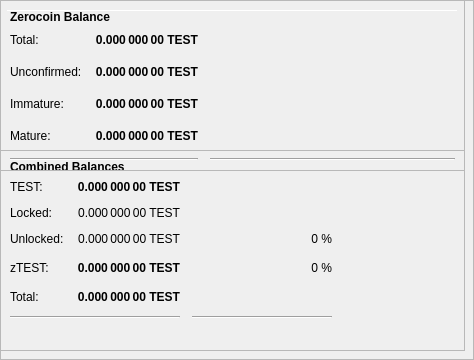
        <widget class="QFrame" name="frameObfuscation">
         <property name="minimumSize">
          <size>
           <width>0</width>
           <height>350</height>
          </size>
         </property>
         <property name="layoutDirection">
          <enum>Qt::LeftToRight</enum>
         </property>
         <property name="frameShape">
          <enum>QFrame::StyledPanel</enum>
         </property>
         <property name="frameShadow">
          <enum>QFrame::Raised</enum>
         </property>
         <widget class="QPushButton" name="runAutoDenom">
          <property name="geometry">
           <rect>
            <x>251</x>
            <y>17</y>
            <width>1</width>
            <height>1</height>
           </rect>
          </property>
          <property name="palette">
           <palette>
            <active>
             <colorrole role="WindowText">
              <brush brushstyle="SolidPattern">
               <color alpha="255">
                <red>0</red>
                <green>0</green>
                <blue>0</blue>
               </color>
              </brush>
             </colorrole>
             <colorrole role="Button">
              <brush brushstyle="SolidPattern">
               <color alpha="255">
                <red>239</red>
                <green>238</green>
                <blue>238</blue>
               </color>
              </brush>
             </colorrole>
             <colorrole role="Light">
              <brush brushstyle="SolidPattern">
               <color alpha="255">
                <red>255</red>
                <green>255</green>
                <blue>255</blue>
               </color>
              </brush>
             </colorrole>
             <colorrole role="Midlight">
              <brush brushstyle="SolidPattern">
               <color alpha="255">
                <red>247</red>
                <green>246</green>
                <blue>246</blue>
               </color>
              </brush>
             </colorrole>
             <colorrole role="Dark">
              <brush brushstyle="SolidPattern">
               <color alpha="255">
                <red>119</red>
                <green>119</green>
                <blue>119</blue>
               </color>
              </brush>
             </colorrole>
             <colorrole role="Mid">
              <brush brushstyle="SolidPattern">
               <color alpha="255">
                <red>159</red>
                <green>159</green>
                <blue>159</blue>
               </color>
              </brush>
             </colorrole>
             <colorrole role="Text">
              <brush brushstyle="SolidPattern">
               <color alpha="255">
                <red>0</red>
                <green>0</green>
                <blue>0</blue>
               </color>
              </brush>
             </colorrole>
             <colorrole role="BrightText">
              <brush brushstyle="SolidPattern">
               <color alpha="255">
                <red>255</red>
                <green>255</green>
                <blue>255</blue>
               </color>
              </brush>
             </colorrole>
             <colorrole role="ButtonText">
              <brush brushstyle="SolidPattern">
               <color alpha="255">
                <red>0</red>
                <green>0</green>
                <blue>0</blue>
               </color>
              </brush>
             </colorrole>
             <colorrole role="Base">
              <brush brushstyle="SolidPattern">
               <color alpha="255">
                <red>255</red>
                <green>255</green>
                <blue>255</blue>
               </color>
              </brush>
             </colorrole>
             <colorrole role="Window">
              <brush brushstyle="SolidPattern">
               <color alpha="255">
                <red>239</red>
                <green>238</green>
                <blue>238</blue>
               </color>
              </brush>
             </colorrole>
             <colorrole role="Shadow">
              <brush brushstyle="SolidPattern">
               <color alpha="255">
                <red>0</red>
                <green>0</green>
                <blue>0</blue>
               </color>
              </brush>
             </colorrole>
             <colorrole role="AlternateBase">
              <brush brushstyle="SolidPattern">
               <color alpha="255">
                <red>247</red>
                <green>246</green>
                <blue>246</blue>
               </color>
              </brush>
             </colorrole>
             <colorrole role="ToolTipBase">
              <brush brushstyle="SolidPattern">
               <color alpha="255">
                <red>255</red>
                <green>255</green>
                <blue>220</blue>
               </color>
              </brush>
             </colorrole>
             <colorrole role="ToolTipText">
              <brush brushstyle="SolidPattern">
               <color alpha="255">
                <red>0</red>
                <green>0</green>
                <blue>0</blue>
               </color>
              </brush>
             </colorrole>
            </active>
            <inactive>
             <colorrole role="WindowText">
              <brush brushstyle="SolidPattern">
               <color alpha="255">
                <red>0</red>
                <green>0</green>
                <blue>0</blue>
               </color>
              </brush>
             </colorrole>
             <colorrole role="Button">
              <brush brushstyle="SolidPattern">
               <color alpha="255">
                <red>239</red>
                <green>238</green>
                <blue>238</blue>
               </color>
              </brush>
             </colorrole>
             <colorrole role="Light">
              <brush brushstyle="SolidPattern">
               <color alpha="255">
                <red>255</red>
                <green>255</green>
                <blue>255</blue>
               </color>
              </brush>
             </colorrole>
             <colorrole role="Midlight">
              <brush brushstyle="SolidPattern">
               <color alpha="255">
                <red>247</red>
                <green>246</green>
                <blue>246</blue>
               </color>
              </brush>
             </colorrole>
             <colorrole role="Dark">
              <brush brushstyle="SolidPattern">
               <color alpha="255">
                <red>119</red>
                <green>119</green>
                <blue>119</blue>
               </color>
              </brush>
             </colorrole>
             <colorrole role="Mid">
              <brush brushstyle="SolidPattern">
               <color alpha="255">
                <red>159</red>
                <green>159</green>
                <blue>159</blue>
               </color>
              </brush>
             </colorrole>
             <colorrole role="Text">
              <brush brushstyle="SolidPattern">
               <color alpha="255">
                <red>0</red>
                <green>0</green>
                <blue>0</blue>
               </color>
              </brush>
             </colorrole>
             <colorrole role="BrightText">
              <brush brushstyle="SolidPattern">
               <color alpha="255">
                <red>255</red>
                <green>255</green>
                <blue>255</blue>
               </color>
              </brush>
             </colorrole>
             <colorrole role="ButtonText">
              <brush brushstyle="SolidPattern">
               <color alpha="255">
                <red>0</red>
                <green>0</green>
                <blue>0</blue>
               </color>
              </brush>
             </colorrole>
             <colorrole role="Base">
              <brush brushstyle="SolidPattern">
               <color alpha="255">
                <red>255</red>
                <green>255</green>
                <blue>255</blue>
               </color>
              </brush>
             </colorrole>
             <colorrole role="Window">
              <brush brushstyle="SolidPattern">
               <color alpha="255">
                <red>239</red>
                <green>238</green>
                <blue>238</blue>
               </color>
              </brush>
             </colorrole>
             <colorrole role="Shadow">
              <brush brushstyle="SolidPattern">
               <color alpha="255">
                <red>0</red>
                <green>0</green>
                <blue>0</blue>
               </color>
              </brush>
             </colorrole>
             <colorrole role="AlternateBase">
              <brush brushstyle="SolidPattern">
               <color alpha="255">
                <red>247</red>
                <green>246</green>
                <blue>246</blue>
               </color>
              </brush>
             </colorrole>
             <colorrole role="ToolTipBase">
              <brush brushstyle="SolidPattern">
               <color alpha="255">
                <red>255</red>
                <green>255</green>
                <blue>220</blue>
               </color>
              </brush>
             </colorrole>
             <colorrole role="ToolTipText">
              <brush brushstyle="SolidPattern">
               <color alpha="255">
                <red>0</red>
                <green>0</green>
                <blue>0</blue>
               </color>
              </brush>
             </colorrole>
            </inactive>
            <disabled>
             <colorrole role="WindowText">
              <brush brushstyle="SolidPattern">
               <color alpha="255">
                <red>119</red>
                <green>119</green>
                <blue>119</blue>
               </color>
              </brush>
             </colorrole>
             <colorrole role="Button">
              <brush brushstyle="SolidPattern">
               <color alpha="255">
                <red>239</red>
                <green>238</green>
                <blue>238</blue>
               </color>
              </brush>
             </colorrole>
             <colorrole role="Light">
              <brush brushstyle="SolidPattern">
               <color alpha="255">
                <red>255</red>
                <green>255</green>
                <blue>255</blue>
               </color>
              </brush>
             </colorrole>
             <colorrole role="Midlight">
              <brush brushstyle="SolidPattern">
               <color alpha="255">
                <red>247</red>
                <green>246</green>
                <blue>246</blue>
               </color>
              </brush>
             </colorrole>
             <colorrole role="Dark">
              <brush brushstyle="SolidPattern">
               <color alpha="255">
                <red>119</red>
                <green>119</green>
                <blue>119</blue>
               </color>
              </brush>
             </colorrole>
             <colorrole role="Mid">
              <brush brushstyle="SolidPattern">
               <color alpha="255">
                <red>159</red>
                <green>159</green>
                <blue>159</blue>
               </color>
              </brush>
             </colorrole>
             <colorrole role="Text">
              <brush brushstyle="SolidPattern">
               <color alpha="255">
                <red>119</red>
                <green>119</green>
                <blue>119</blue>
               </color>
              </brush>
             </colorrole>
             <colorrole role="BrightText">
              <brush brushstyle="SolidPattern">
               <color alpha="255">
                <red>255</red>
                <green>255</green>
                <blue>255</blue>
               </color>
              </brush>
             </colorrole>
             <colorrole role="ButtonText">
              <brush brushstyle="SolidPattern">
               <color alpha="255">
                <red>119</red>
                <green>119</green>
                <blue>119</blue>
               </color>
              </brush>
             </colorrole>
             <colorrole role="Base">
              <brush brushstyle="SolidPattern">
               <color alpha="255">
                <red>239</red>
                <green>238</green>
                <blue>238</blue>
               </color>
              </brush>
             </colorrole>
             <colorrole role="Window">
              <brush brushstyle="SolidPattern">
               <color alpha="255">
                <red>239</red>
                <green>238</green>
                <blue>238</blue>
               </color>
              </brush>
             </colorrole>
             <colorrole role="Shadow">
              <brush brushstyle="SolidPattern">
               <color alpha="255">
                <red>0</red>
                <green>0</green>
                <blue>0</blue>
               </color>
              </brush>
             </colorrole>
             <colorrole role="AlternateBase">
              <brush brushstyle="SolidPattern">
               <color alpha="255">
                <red>239</red>
                <green>238</green>
                <blue>238</blue>
               </color>
              </brush>
             </colorrole>
             <colorrole role="ToolTipBase">
              <brush brushstyle="SolidPattern">
               <color alpha="255">
                <red>255</red>
                <green>255</green>
                <blue>220</blue>
               </color>
              </brush>
             </colorrole>
             <colorrole role="ToolTipText">
              <brush brushstyle="SolidPattern">
               <color alpha="255">
                <red>0</red>
                <green>0</green>
                <blue>0</blue>
               </color>
              </brush>
             </colorrole>
            </disabled>
           </palette>
          </property>
          <property name="focusPolicy">
           <enum>Qt::NoFocus</enum>
          </property>
          <property name="autoFillBackground">
           <bool>true</bool>
          </property>
          <property name="text">
           <string/>
          </property>
          <property name="flat">
           <bool>true</bool>
          </property>
         </widget>
         <widget class="Line" name="line">
          <property name="geometry">
           <rect>
            <x>7</x>
            <y>10</y>
            <width>451</width>
            <height>1</height>
           </rect>
          </property>
          <property name="orientation">
           <enum>Qt::Horizontal</enum>
          </property>
         </widget>
         <widget class="QFrame" name="frame_3">
          <property name="geometry">
           <rect>
            <x>0</x>
            <y>150</y>
            <width>465</width>
            <height>201</height>
           </rect>
          </property>
          <property name="frameShape">
           <enum>QFrame::StyledPanel</enum>
          </property>
          <property name="frameShadow">
           <enum>QFrame::Raised</enum>
          </property>
          <layout class="QVBoxLayout" name="verticalLayout_5">
           <item>
            <layout class="QHBoxLayout" name="horizontalLayout_5" stretch="0">
             <item>
              <widget class="QLabel" name="label_5z">
               <property name="maximumSize">
                <size>
                 <width>16777215</width>
                 <height>20</height>
                </size>
               </property>
               <property name="font">
                <font>
                 <weight>75</weight>
                 <bold>true</bold>
                </font>
               </property>
               <property name="toolTip">
                <string>Combined Balances (including unconfirmed and immature coins)</string>
               </property>
               <property name="text">
                <string>&lt;html&gt;&lt;head/&gt;&lt;body&gt;&lt;p&gt;Combined Balances&lt;/p&gt;&lt;/body&gt;&lt;/html&gt;</string>
               </property>
              </widget>
             </item>
            </layout>
           </item>
           <item>
            <layout class="QGridLayout" name="gridLayout_3">
             <property name="spacing">
              <number>12</number>
             </property>
             <item row="7" column="0" colspan="2">
              <widget class="Line" name="lineSpendableBalance_3">
               <property name="orientation">
                <enum>Qt::Horizontal</enum>
               </property>
              </widget>
             </item>
             <item row="7" column="2">
              <widget class="Line" name="lineWatchBalance_3">
               <property name="sizePolicy">
                <sizepolicy hsizetype="Preferred" vsizetype="Fixed">
                 <horstretch>0</horstretch>
                 <verstretch>0</verstretch>
                </sizepolicy>
               </property>
               <property name="minimumSize">
                <size>
                 <width>140</width>
                 <height>0</height>
                </size>
               </property>
               <property name="orientation">
                <enum>Qt::Horizontal</enum>
               </property>
              </widget>
             </item>
             <item row="4" column="1">
              <widget class="QLabel" name="labelzBalancez">
               <property name="font">
                <font>
                 <weight>75</weight>
                 <bold>true</bold>
                </font>
               </property>
               <property name="cursor">
                <cursorShape>IBeamCursor</cursorShape>
               </property>
               <property name="toolTip">
                <string>Total of transactions that have yet to be confirmed, and do not yet count toward the spendable balance</string>
               </property>
               <property name="text">
                <string notr="true">0.000 000 00 TEST</string>
               </property>
               <property name="alignment">
                <set>Qt::AlignRight|Qt::AlignTrailing|Qt::AlignVCenter</set>
               </property>
               <property name="textInteractionFlags">
                <set>Qt::LinksAccessibleByMouse|Qt::TextSelectableByKeyboard|Qt::TextSelectableByMouse</set>
               </property>
              </widget>
             </item>
             <item row="6" column="1">
              <widget class="QLabel" name="labelTotalz">
               <property name="font">
                <font>
                 <weight>75</weight>
                 <bold>true</bold>
                </font>
               </property>
               <property name="cursor">
                <cursorShape>IBeamCursor</cursorShape>
               </property>
               <property name="toolTip">
                <string>Total Balance, including unconfirmed and immature coins.</string>
               </property>
               <property name="text">
                <string notr="true">0.000 000 00 TEST</string>
               </property>
               <property name="alignment">
                <set>Qt::AlignRight|Qt::AlignTrailing|Qt::AlignVCenter</set>
               </property>
               <property name="textInteractionFlags">
                <set>Qt::LinksAccessibleByMouse|Qt::TextSelectableByKeyboard|Qt::TextSelectableByMouse</set>
               </property>
              </widget>
             </item>
             <item row="4" column="3">
              <spacer name="horizontalSpacer_6">
               <property name="orientation">
                <enum>Qt::Horizontal</enum>
               </property>
               <property name="sizeHint" stdset="0">
                <size>
                 <width>40</width>
                 <height>20</height>
                </size>
               </property>
              </spacer>
             </item>
             <item row="6" column="0">
              <widget class="QLabel" name="labelTotalTextz">
               <property name="text">
                <string>Total:</string>
               </property>
              </widget>
             </item>
             <item row="1" column="0">
              <widget class="QLabel" name="labelBalanceTextz">
               <property name="text">
                <string>TEST:</string>
               </property>
              </widget>
             </item>
             <item row="1" column="1">
              <widget class="QLabel" name="labelBalancez">
               <property name="font">
                <font>
                 <weight>75</weight>
                 <bold>true</bold>
                </font>
               </property>
               <property name="cursor">
                <cursorShape>IBeamCursor</cursorShape>
               </property>
               <property name="toolTip">
                <string>Your current spendable balance</string>
               </property>
               <property name="text">
                <string notr="true">0.000 000 00 TEST</string>
               </property>
               <property name="alignment">
                <set>Qt::AlignRight|Qt::AlignTrailing|Qt::AlignVCenter</set>
               </property>
               <property name="textInteractionFlags">
                <set>Qt::LinksAccessibleByMouse|Qt::TextSelectableByKeyboard|Qt::TextSelectableByMouse</set>
               </property>
              </widget>
             </item>
             <item row="4" column="0">
              <widget class="QLabel" name="labelzBalanceTextz">
               <property name="toolTip">
                <string/>
               </property>
               <property name="text">
                <string>zTEST:</string>
               </property>
              </widget>
             </item>
             <item row="4" column="2">
              <widget class="QLabel" name="labelzTESTPercent">
               <property name="toolTip">
                <string>Current percentage of zTEST.
If AutoMint is enabled this percentage will settle around the configured AutoMint percentage (default = 10%)</string>
               </property>
               <property name="text">
                <string>0 %</string>
               </property>
               <property name="alignment">
                <set>Qt::AlignRight|Qt::AlignTrailing|Qt::AlignVCenter</set>
               </property>
              </widget>
             </item>
             <item row="6" column="2">
              <widget class="QLabel" name="label100Percent">
               <property name="text">
                <string/>
               </property>
               <property name="alignment">
                <set>Qt::AlignRight|Qt::AlignTrailing|Qt::AlignVCenter</set>
               </property>
              </widget>
             </item>
             <item row="2" column="1">
              <widget class="QLabel" name="labelLockedBalance">
               <property name="toolTip">
                <string>Locked TEST or Masternode collaterals. These are excluded from zTEST minting.</string>
               </property>
               <property name="text">
                <string>0.000 000 00 TEST</string>
               </property>
               <property name="alignment">
                <set>Qt::AlignRight|Qt::AlignTrailing|Qt::AlignVCenter</set>
               </property>
              </widget>
             </item>
             <item row="2" column="0">
              <widget class="QLabel" name="labelLockedBalanceText">
               <property name="toolTip">
                <string>Locked TEST or Masternode collaterals. These are excluded from zTEST minting.</string>
               </property>
               <property name="text">
                <string>Locked:</string>
               </property>
              </widget>
             </item>
             <item row="3" column="0">
              <widget class="QLabel" name="labelUnLockedBalanceText">
               <property name="toolTip">
                <string>Unlocked TESTs. These can be used for zTEST minting.</string>
               </property>
               <property name="text">
                <string>Unlocked:</string>
               </property>
              </widget>
             </item>
             <item row="3" column="1">
              <widget class="QLabel" name="labelUnLockedBalance">
               <property name="toolTip">
                <string>Unlocked TESTs. These can be used for zTEST minting.</string>
               </property>
               <property name="text">
                <string>0.000 000 00 TEST</string>
               </property>
               <property name="alignment">
                <set>Qt::AlignRight|Qt::AlignTrailing|Qt::AlignVCenter</set>
               </property>
              </widget>
             </item>
             <item row="3" column="2">
              <widget class="QLabel" name="labelTESTPercent">
               <property name="text">
                <string>0 %</string>
               </property>
               <property name="alignment">
                <set>Qt::AlignRight|Qt::AlignTrailing|Qt::AlignVCenter</set>
               </property>
              </widget>
             </item>
            </layout>
           </item>
           <item>
            <spacer name="verticalSpacer">
             <property name="orientation">
              <enum>Qt::Vertical</enum>
             </property>
             <property name="sizeHint" stdset="0">
              <size>
               <width>20</width>
               <height>40</height>
              </size>
             </property>
            </spacer>
           </item>
          </layout>
         </widget>
         <widget class="QFrame" name="frame_4">
          <property name="geometry">
           <rect>
            <x>0</x>
            <y>0</y>
            <width>465</width>
            <height>171</height>
           </rect>
          </property>
          <property name="frameShape">
           <enum>QFrame::StyledPanel</enum>
          </property>
          <property name="frameShadow">
           <enum>QFrame::Raised</enum>
          </property>
          <layout class="QVBoxLayout" name="verticalLayout_7">
           <item>
            <layout class="QHBoxLayout" name="horizontalLayout_8" stretch="0">
             <item>
              <widget class="QLabel" name="label_5z_3">
               <property name="maximumSize">
                <size>
                 <width>16777215</width>
                 <height>20</height>
                </size>
               </property>
               <property name="font">
                <font>
                 <weight>75</weight>
                 <bold>true</bold>
                </font>
               </property>
               <property name="text">
                <string>Zerocoin Balance</string>
               </property>
              </widget>
             </item>
            </layout>
           </item>
           <item>
            <layout class="QGridLayout" name="gridLayout_5">
             <property name="spacing">
              <number>12</number>
             </property>
             <item row="4" column="0">
              <widget class="QLabel" name="labelzBalanceMatureText">
               <property name="toolTip">
                <string>Mature: more than 20 confirmation and more than 3 mints of the same denomination after it was minted.
These zTEST are spendable.</string>
               </property>
               <property name="text">
                <string>Mature:</string>
               </property>
              </widget>
             </item>
             <item row="5" column="0" colspan="2">
              <widget class="Line" name="lineSpendableBalance_5">
               <property name="orientation">
                <enum>Qt::Horizontal</enum>
               </property>
              </widget>
             </item>
             <item row="1" column="1">
              <widget class="QLabel" name="labelzBalance">
               <property name="font">
                <font>
                 <weight>75</weight>
                 <bold>true</bold>
                </font>
               </property>
               <property name="cursor">
                <cursorShape>IBeamCursor</cursorShape>
               </property>
               <property name="toolTip">
                <string>All available zTEST, unconfirmed and immature zTEST included.</string>
               </property>
               <property name="text">
                <string notr="true">0.000 000 00 TEST</string>
               </property>
               <property name="alignment">
                <set>Qt::AlignRight|Qt::AlignTrailing|Qt::AlignVCenter</set>
               </property>
               <property name="textInteractionFlags">
                <set>Qt::LinksAccessibleByMouse|Qt::TextSelectableByKeyboard|Qt::TextSelectableByMouse</set>
               </property>
              </widget>
             </item>
             <item row="5" column="2">
              <widget class="Line" name="lineWatchBalance_5">
               <property name="sizePolicy">
                <sizepolicy hsizetype="Preferred" vsizetype="Fixed">
                 <horstretch>0</horstretch>
                 <verstretch>0</verstretch>
                </sizepolicy>
               </property>
               <property name="minimumSize">
                <size>
                 <width>140</width>
                 <height>0</height>
                </size>
               </property>
               <property name="orientation">
                <enum>Qt::Horizontal</enum>
               </property>
              </widget>
             </item>
             <item row="1" column="0">
              <widget class="QLabel" name="labelzBalanceText">
               <property name="toolTip">
                <string>All available zTEST, unconfirmed and immature zTEST included.</string>
               </property>
               <property name="text">
                <string>Total:</string>
               </property>
              </widget>
             </item>
             <item row="1" column="2">
              <spacer name="horizontalSpacer_8">
               <property name="orientation">
                <enum>Qt::Horizontal</enum>
               </property>
               <property name="sizeHint" stdset="0">
                <size>
                 <width>40</width>
                 <height>20</height>
                </size>
               </property>
              </spacer>
             </item>
             <item row="4" column="2">
              <spacer name="horizontalSpacer_4">
               <property name="orientation">
                <enum>Qt::Horizontal</enum>
               </property>
               <property name="sizeHint" stdset="0">
                <size>
                 <width>40</width>
                 <height>20</height>
                </size>
               </property>
              </spacer>
             </item>
             <item row="4" column="1">
              <widget class="QLabel" name="labelzBalanceMature">
               <property name="font">
                <font>
                 <weight>75</weight>
                 <bold>true</bold>
                </font>
               </property>
               <property name="toolTip">
                <string>Mature: more than 20 confirmation and more than 3 mints of the same denomination after it was minted.
These zTEST are spendable.</string>
               </property>
               <property name="text">
                <string>0.000 000 00 TEST</string>
               </property>
               <property name="alignment">
                <set>Qt::AlignRight|Qt::AlignTrailing|Qt::AlignVCenter</set>
               </property>
              </widget>
             </item>
             <item row="2" column="0">
              <widget class="QLabel" name="labelzBalanceUnconfirmedText">
               <property name="toolTip">
                <string>Unconfirmed: less than 20 confirmations
Immature: confirmed, but less than 3 mints of the same denomination after it was minted</string>
               </property>
               <property name="text">
                <string>Unconfirmed:</string>
               </property>
              </widget>
             </item>
             <item row="2" column="1">
              <widget class="QLabel" name="labelzBalanceUnconfirmed">
               <property name="font">
                <font>
                 <weight>75</weight>
                 <bold>true</bold>
                </font>
               </property>
               <property name="toolTip">
                <string>Unconfirmed: less than 20 confirmations
Immature: confirmed, but less than 3 mints of the same denomination after it was minted</string>
               </property>
               <property name="text">
                <string>0.000 000 00 TEST</string>
               </property>
               <property name="alignment">
                <set>Qt::AlignRight|Qt::AlignTrailing|Qt::AlignVCenter</set>
               </property>
              </widget>
             </item>
             <item row="2" column="2">
              <spacer name="horizontalSpacer_5">
               <property name="orientation">
                <enum>Qt::Horizontal</enum>
               </property>
               <property name="sizeHint" stdset="0">
                <size>
                 <width>40</width>
                 <height>20</height>
                </size>
               </property>
              </spacer>
             </item>
             <item row="3" column="0">
              <widget class="QLabel" name="labelzBalanceImmatureText">
               <property name="toolTip">
                <string>Unconfirmed: less than 20 confirmations
Immature: confirmed, but less than 3 mints of the same denomination after it was minted</string>
               </property>
               <property name="text">
                <string>Immature:</string>
               </property>
              </widget>
             </item>
             <item row="3" column="1">
              <widget class="QLabel" name="labelzBalanceImmature">
               <property name="font">
                <font>
                 <weight>75</weight>
                 <bold>true</bold>
                </font>
               </property>
               <property name="toolTip">
                <string>Unconfirmed: less than 20 confirmations
Immature: confirmed, but less than 3 mints of the same denomination after it was minted</string>
               </property>
               <property name="text">
                <string>0.000 000 00 TEST</string>
               </property>
               <property name="alignment">
                <set>Qt::AlignRight|Qt::AlignTrailing|Qt::AlignVCenter</set>
               </property>
              </widget>
             </item>
             <item row="3" column="2">
              <spacer name="horizontalSpacer_7">
               <property name="orientation">
                <enum>Qt::Horizontal</enum>
               </property>
               <property name="sizeHint" stdset="0">
                <size>
                 <width>40</width>
                 <height>20</height>
                </size>
               </property>
              </spacer>
             </item>
            </layout>
           </item>
          </layout>
         </widget>
        </widget>
